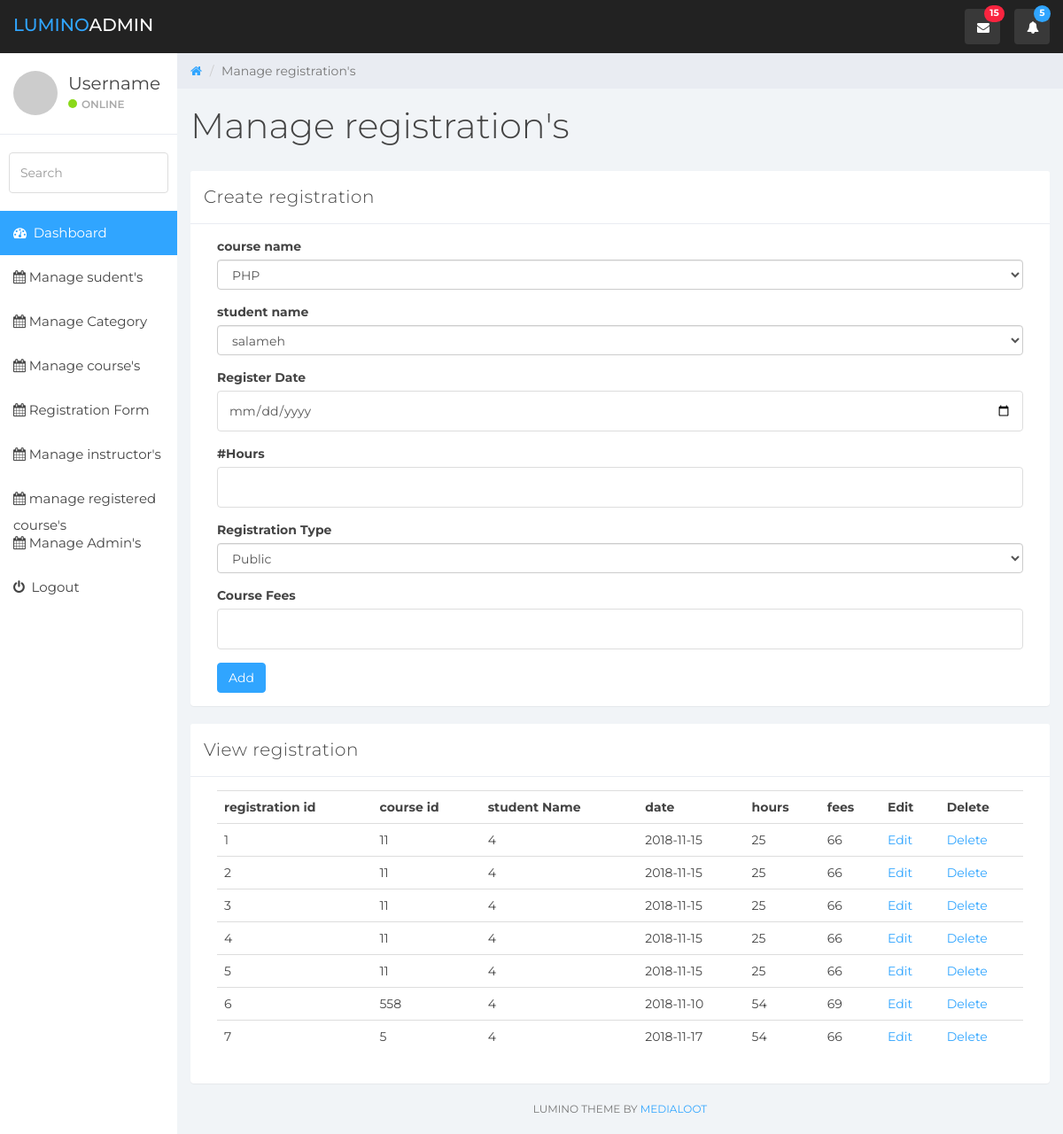
Page /admin/registration.php (signed in) on the committed database.
### tables this page shows
CREATE TABLE `reg` (
  `reg_id` int(50) NOT NULL,
  `course_id` int(50) NOT NULL,
  `student_id` int(50) NOT NULL,
  `date` date NOT NULL,
  `hours` int(50) NOT NULL,
  `fees` int(50) NOT NULL
);

### admin/registration.php (the view, shortened to what this page needs)
<?php include_once '../includes/admin_header.php'; ?>
<?php include_once '../includes/db_connection.php'; ?>
<div class="col-sm-9 col-sm-offset-3 col-lg-10 col-lg-offset-2 main">
    <div class="row">
        <ol class="breadcrumb">
            <li><a href="#">
                    <em class="fa fa-home"></em>
                </a></li>
            <li class="active">Manage registration's</li>
        </ol>
    </div>
    <div class="row">
        <div class="col-lg-12">
            <h1 class="page-header">Manage registration's</h1>
        </div>
    </div>
    <div class="row">
        <div class="col-lg-12">
            <div class="panel panel-default">
                <div class="panel-heading">Create registration</div>
                <div class="panel-body">
                    <div class="col-md-12">
                        <form action="registration.php" method="post" role="form">
                            <div class="form-group">
                                <label>course name</label>
                                <select class="form-control" name="course_id">
                                    <?php
                                    $query= "select * from course";
                                    $result= mysqli_query($link, $query);
                                    while($row= mysqli_fetch_assoc($result)){
                                        echo "<option value='{$row['course_id']}'>{$row['course_name']}</option>";
                                    }
                                    ?>
                                </select>
                            </div>
                            <div class="form-group">
                                <label>student name</label>
                                <select class="form-control" name="student_name">
                                    <?php
                                   $query= "select*from reg_student";
                                  $result= mysqli_query($link, $query);
                                  while($row= mysqli_fetch_assoc($result)){
                                  echo"<option value='{$row['student_id']}'>{$row['student_name']} </option>";
                                  }
                                    ?>
                                </select>
                            </div>
                            <div class="form-group">
                                <label>Register Date</label>
                                <input class="form-control" placeholder="date" type="date" name="date">
                            </div>
                            <div class="form-group">
                                <label>#Hours</label>
                                <input class="form-control" placeholder="" type="text" name="hours">
                            </div>
                            <div class="form-group">
                                <label>Registration Type</label>
                                <select class="form-control">
                                    <option>Public</option>
                                </select>
                            </div>
                            <div class="form-group">
                                <label>Course Fees</label>
                                <input class="form-control" placeholder="" type="text" name="fees">
                            </div>
                            <button type="submit" class="btn btn-primary" name="submit">Add</button>
                        </form>
                    </div>
                </div>
            </div>
        </div>
        <div class="col-lg-12">
            <div class="panel panel-default">
                <div class="panel-heading">View registration</div>
                <div class="panel-body">
                    <div class="col-md-12">
                        <table class="table table-hover">
                            <tr>
                                <th>registration id</th>
                                <th>course id</th>
                                <th> student Name</th>
                                <th>date</th>
                                <th>hours</th>
                                <th>fees</th>
                                <th>Edit</th>
                                <th>Delete</th>
                            </tr>
                            <?php
                            $query = "select * from reg";
                            $result = mysqli_query($link, $query);
                            while ($row = mysqli_fetch_assoc($result)) {
                                echo "<tr>";
                                echo "<td>{$row['reg_id']}</td>";
                                echo "<td>{$row['course_id']}</td>";
                                echo "<td>{$row['student_id']}</td>";
                                echo "<td>{$row['date']}</td>";
                                echo "<td>{$row['hours']}</td>";
                                echo "<td>{$row['fees']}</td>";
                                echo "<td><a href='edit_registrationform.php?admin_id={$row['reg_id']}'>Edit</a></td>";
                                echo "<td><a href='delete_registrationform.php?admin_id={$row['reg_id']}'>Delete</a></td>";
                                echo "</tr>";
                            }
                            ?>
                        </table>
                    </div>
                </div>
            </div>
        </div>
    </div>
    <div class="col-sm-12">
        <p class="back-link">Lumino Theme by <a href="https://www.medialoot.com">Medialoot</a></p>
    </div>
</div>
</body>
</html>

### admin/css/styles.css (style rules this page uses)
body { background: #f1f4f7; padding-top: 60px; font-size: 14px; color: #444444; font-family: "Montserrat", "Helvetica Neue", Helvetica, Arial, sans-serif; }
p { color: #777; }
a, a:hover, a:focus { color: #30a5ff; }
h1, h2, h3, h4, h5, h6 { color: #444444; }
h1 { font-weight: 300; font-size: 40px; }
input.form-control { border: 1px solid #ddd; box-shadow: none; height: 46px; }
.btn-primary, .btn-primary:hover, .btn-primary:focus, .btn-primary:active, .btn-primary.active, .open > .dropdown-toggle.btn-primary, .btn-primary.disabled, .btn-primary[disabled], fieldset[disabled] .btn-primary, .btn-primary.disabled:hover, .btn-primary[disabled]:hover, fieldset[disabled] .btn-primary:hover, .btn-primary.disabled:focus, .btn-primary[disabled]:focus, fieldset[disabled] .btn-primary:focus, .btn-primary.disabled:active, .btn-primary[disabled]:active, fieldset[disabled] .btn-primary:active, .btn-primary.disabled.active, .btn-primary[disabled].active, fieldset[disabled] .btn-primary.active { background-color: #30a5ff; border-color: #30a5ff; }
.panel { border: 0; }
.panel-heading { font-size: 20px; font-weight: 300; letter-spacing: 0.025em; height: 60px; line-height: 38px; }
.panel-default .panel-heading { background: #fff; border-bottom: 1px solid #e9ecf2; color: #444444; }
.breadcrumb { border-radius: 0; padding: 10px 15px 10px 15px; background: #e9ecf2; margin: 0; }
h1.page-header { margin-top: 20px; border-bottom: 0; }
.table { background: #fff; }
p.back-link { text-align: center; margin-bottom: 20px; font-size: 12px; text-transform: uppercase; }

### rows in the picture
reg: reg_id "1", course "11", student "4", date "2018-11-15", hours "25", fees "66"
reg: reg_id "2", course "11", student "4", date "2018-11-15", hours "25", fees "66"
reg: reg_id "3", course "11", student "4", date "2018-11-15", hours "25", fees "66"
reg: reg_id "4", course "11", student "4", date "2018-11-15", hours "25", fees "66"
reg: reg_id "5", course "11", student "4", date "2018-11-15", hours "25", fees "66"
reg: reg_id "6", course "558", student "4", date "2018-11-10", hours "54", fees "69"
reg: reg_id "7", course "5", student "4", date "2018-11-17", hours "54", fees "66"

### other values in the picture
form field course_id "PHP"
form field student_name "salameh"
